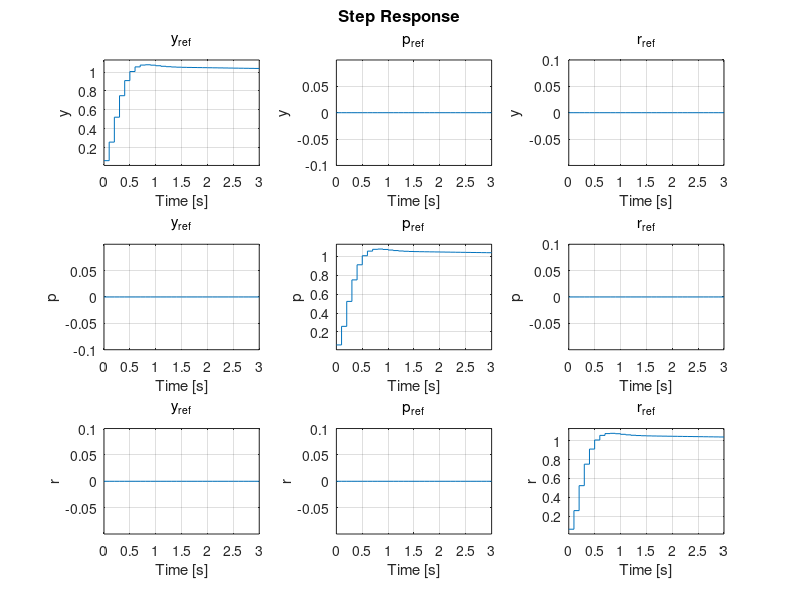

This figure's MATLAB source: (Note: this script raises an error after producing the figure.)
% ES labs 2021-2022
% Author: Kenrick Trip 

clear all

%% All variables:
l = 0.26; % m
m1 = 0.7; % kg
m2 = 0.08; % kg
r1 = 0.045; % m
r2 = l/sqrt(2); % m

Iy = (2*m1*r1^2)/5 + 4*m2*l^2; % yaw inertia
Ip = (2*m1*r1^2)/5 + 4*m2*r2^2; % pitch inertia
Ir = Ip; % roll inertia

% PWM to thrust (T) and torque (Q):
cT = (0.78*9.81)/255;
cQ = 0.07/255;

% period of microcontroller
dt = 0.1; % s

%% Model:

% construct state space model
A = [0,0,0,1,0,0;
     0,0,0,0,1,0;
     0,0,0,0,0,1;
     zeros(3,6)];

B = [zeros(3,4);
     (cQ/Iy)*[-1,1,1,-1];
     ((cT*l)/(Ip*sqrt(2)))*[1,1,-1,-1];
     ((cT*l)/(Ir*sqrt(2)))*[1,-1,1,-1]];

C = [eye(3),zeros(3,3)];

D = 0;

% open loop Continuous Time system:
OLsys = ss(A,B,C,D);

OLsys.Inputname = {'s1','s2','s3','s4'};
OLsys.Outputname = {'y','p','r'};

%% Controller:

% Closed loop control
tau = 0.1;

Kpy = 18.5; % controller P gain yaw
Kiy = 1.07; % controller I gain yaw
Kdy = 79.8; % controller D gain yaw

Kpp = 0.471; % controller P gain pitch
Kip = 0.0273; % controller I gain pitch
Kdp = 2.04; % controller D gain pitch

Kpr = 0.471; % controller P gain roll
Kir = 0.0273; % controller I gain roll
Kdr = 2.04; % controller D gain roll

s = tf('s');
Cy = (Kpy + Kiy/s + Kdy*s)/(tau*s+1); % yaw controller
Cp = (Kpp + Kip/s + Kdp*s)/(tau*s+1); % pitch controller
Cr = (Kpr + Kir/s + Kdr*s)/(tau*s+1); % roll controller

% test PID autotune:
% [C_y1,info] = pidtune(OLsys(1,1),'PID')
% [C_y2,info] = pidtune(OLsys(1,2),'PID')
% [C_y3,info] = pidtune(OLsys(1,3),'PID')
% [C_y4,info] = pidtune(OLsys(1,4),'PID')
% [C_p1,info] = pidtune(OLsys(2,1),'PID')
% [C_p2,info] = pidtune(OLsys(2,2),'PID')
% [C_p3,info] = pidtune(OLsys(2,3),'PID')
% [C_p4,info] = pidtune(OLsys(2,4),'PID')
% [C_r1,info] = pidtune(OLsys(3,1),'PID')
% [C_r2,info] = pidtune(OLsys(3,2),'PID')
% [C_r3,info] = pidtune(OLsys(3,3),'PID')
% [C_r4,info] = pidtune(OLsys(3,4),'PID')

Csys = [-Cy, Cp, Cr;
        Cy, Cp, -Cr; 
        Cy, -Cp, Cr; 
        -Cy, -Cp, -Cr];

Csys.Inputname = {'err_y', 'err_p', 'err_r'};
Csys.Outputname = {'s1','s2','s3','s4'};

Sum1 = sumblk('err_y = y_{ref} - y');
Sum2 = sumblk('err_p = p_{ref} - p');
Sum3 = sumblk('err_r = r_{ref} - r');

CLsys = connect(OLsys,Csys,Sum1,Sum2,Sum3,{'y_{ref}','p_{ref}','r_{ref}'},...
               {'y', 'p', 'r'});
p = pole(CLsys);

% discretise controller
DT_CLsys = c2d(CLsys,dt,'tustin');
DT_Csys = c2d(Csys,dt,'tustin');
DT_OLsys = c2d(OLsys,dt,'tustin');

%% Simulations

% step response system
figure(1)
step(DT_CLsys, 3);

% simulate input control sequences:
t = 0:dt:15;
y_ref = 0.1*square(t);
p_ref = -0.2*square(t-1);
r_ref = 0.2*square(t-0.5); %zeros(1,length(t));
u = [y_ref; p_ref; r_ref];

y = lsim(DT_CLsys,u,t);
mot_sig = lsim(DT_Csys,u-y',t);

% add throttle and saturation
throttle = 200; % between 0 and 255

ESC_unsat = mot_sig + throttle*ones(length(t),4);

ESC_sat = zeros(length(t),4);

UB = 255-throttle;
LB = -UB;

for i = 1:length(t)
    for k = 1:4
        ESC_sat(i,k) = throttle + min(UB, max(LB, mot_sig(i,k)));
    end
end

y_sat = lsim(DT_OLsys,mot_sig,t);

% plot reference tracking
figure(2)
stairs(t,y)
hold on
plot(t,u)
hold off
title('I/O')
legend('y','p','r','y_{ref}','p_{ref}','r_{ref}')
ylabel('Angles (rad)')
xlabel('Time (s)')

% plot ESC signals
figure(3)
stairs(t,mot_sig)
title('ESC signals without throttle or saturation')
legend('s1','s2','s3','s4')
ylabel('PWM signal \pm(0,255)')
xlabel('Time (s)')

% plot ESC signals
figure(4)
stairs(t,ESC_sat)
title('ESC signals with throttle and saturation')
legend('s1','s2','s3','s4')
ylabel('PWM signal \pm(0,255)')
xlabel('Time (s)')

% plot reference tracking
figure(5)
stairs(t,y_sat)
hold on
plot(t,u)
hold off
title('I/O')
legend('y','p','r','y_{ref}','p_{ref}','r_{ref}')
ylabel('Angles (rad)')
xlabel('Time (s)')


